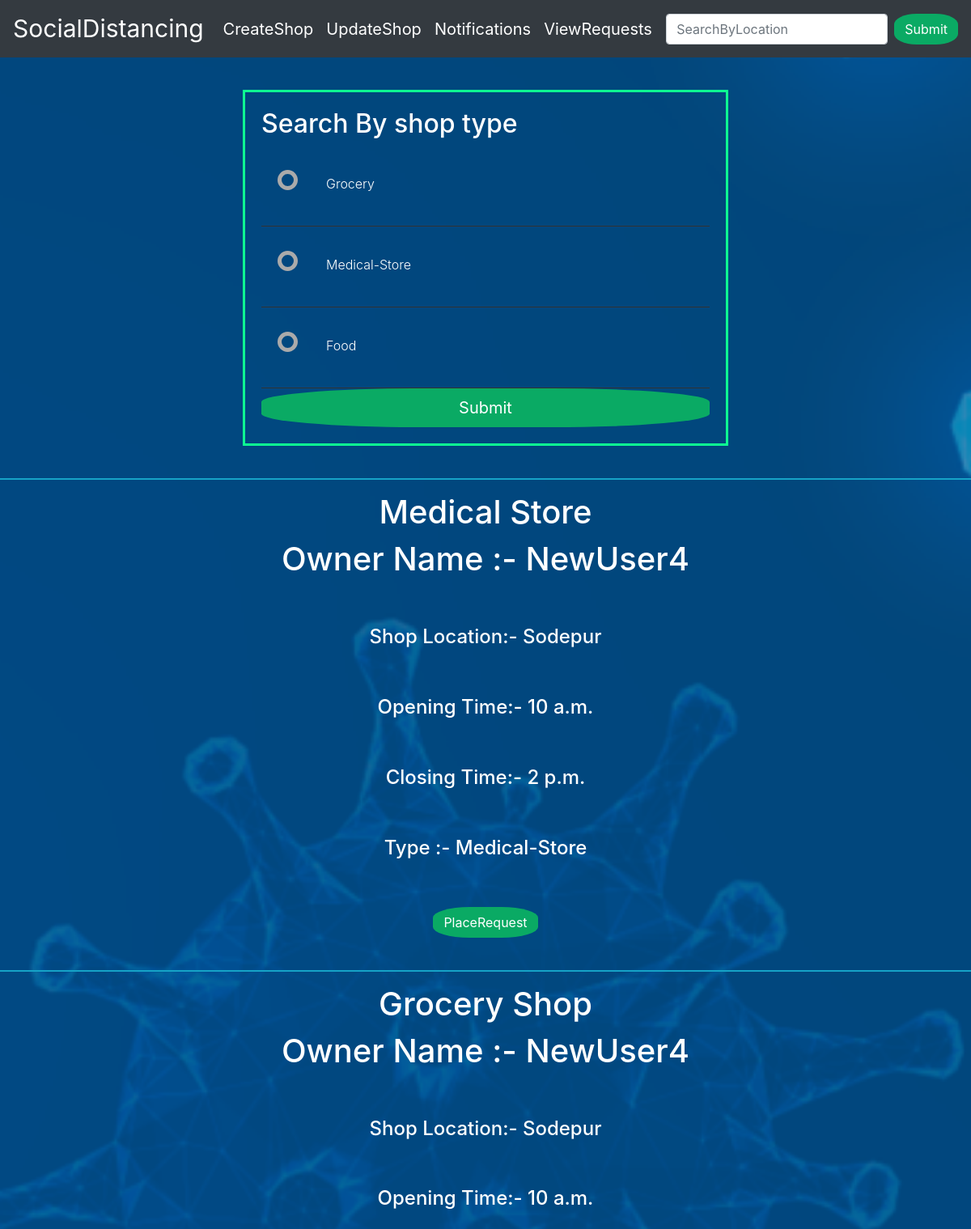
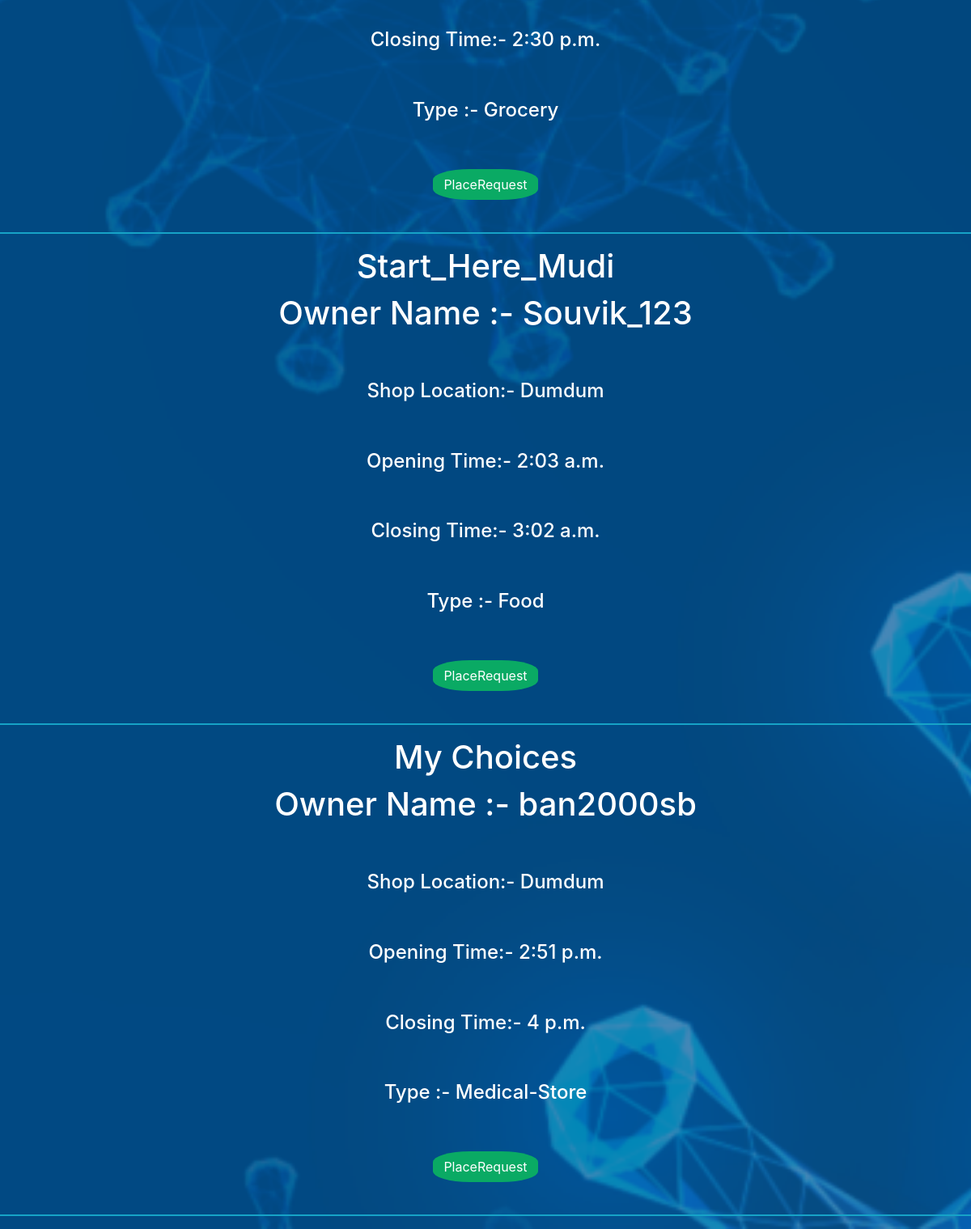
/socialdistancing/, run on the app's committed database (2 pictures, top to bottom).
### socialdistancing/models.py (models this page shows, shortened)
class Shop(models.Model):
    SHOP_CHOICES = [
        ('Grocery', 'Grocery'),
        ('Medical-Store','Medical-Store'),
        ('Food','Food'),
    ]
    shop_name = models.CharField(max_length = 245,unique = True,null = False)
    owner = models.ForeignKey(UserProfile,on_delete=models.CASCADE)
    opening_time = models.TimeField()
    closing_time = models.TimeField()
    location = models.CharField(max_length = 245)
    shop_type = models.CharField(max_length = 245 , choices = SHOP_CHOICES,default = 'Grocery')

### usermanagement/models.py (models this page shows, shortened)
class UserProfile(models.Model):
    user = models.OneToOneField(User,on_delete = models.CASCADE)
    user_type = models.CharField(blank = True,max_length = 254)

### socialdistancing/views.py (the view)
# urls.py: path('',allshops,name='allshops'),
def allshops(request):
    shops = Shop.objects.all()
    context = {"shops":shops}
    return render(request,'socialdistancing/home.html',context)

### socialdistancing/templates/socialdistancing/home.html (shortened to what this page needs)
{% load static %}
{% include 'socialdistancing/header.html' %}
<nav class="navbar navbar-expand-lg navbar-dark bg-dark">
    <a class="navbar-brand" style="font-size:30px;" href="#">SocialDistancing</a>
    <div class="collapse navbar-collapse" id="navbarSupportedContent">
        <ul class="navbar-nav mr-auto">
            <li class="nav-item active">
                <a class="nav-link btn-lg" href="createshop/">CreateShop</a>
            </li>
            <li class="nav-item active">
                <a class="nav-link btn-lg" href="updateshop/">UpdateShop</a>
            </li>
            <li class="nav-item active">
                <a class="nav-link btn-lg" href="notification/">Notifications</a>
            </li>
            <li class="nav-item active">
                <a class="nav-link btn-lg" href="viewrequests/">ViewRequests</a>
            </li>
        </ul>
        <form method='POST' action='searchbyLocation' class="form-inline my-2 my-lg-0">
            <input class="form-control mr-sm-2" type="text" name="search" id="" placeholder="SearchByLocation">
            <button class="btn btnx my-2 my-sm-0" type="submit">Submit</button>
        </form>
    </div>
</nav>
<form method='POST' action='searchbyType' class="fm">
    <h2>Search By shop type</h2>
    <ul>
        <li>
            <input type="radio" name="search" value=Grocery id="f-option"> <label style="font-size: 16px;"
                for="f-option">Grocery</label>
            <div class="check"></div>
        </li>
        <li>
            <input type="radio" name="search" value=Medical-Store id="s-option"><label style="font-size: 16px;"
                for="s-option">Medical-Store</label>
            <div class="check"></div>
        </li>
        <li>
            <input type="radio" name="search" value="Food" id="t-option"><label style="font-size: 16px;"
                for="t-option">Food</label>
            <div class="check"></div>
        </li>
        <input class="btn btn-lg btnx" type="submit" value="Submit">
    </ul>
</form>
<div class="container2">
    {% for shop in shops %}
    <hr>
    <h1>{{shop.shop_name}}</h1>
    <h1> Owner Name :- {{shop.owner.user.username}} </h1>
    <br> <br>
    <h4> Shop Location:- {{shop.location}} </h4>
    <br> <br>
    <h4> Opening Time:- {{shop.opening_time}} </h4>
    <br> <br>
    <h4> Closing Time:- {{shop.closing_time}} </h4>
    <br> <br>
    <h4> Type :- {{shop.shop_type}} </h4>
    <br> <br>
    <a href="placerequest/{{shop.id}}/" class="btn btnx"> PlaceRequest </a>
    <br><br>
    {% endfor %}
    <hr>
</div>
{% include 'socialdistancing/footer.html' %}

### socialdistancing/static/socialdistancing/styles.css (style rules this page uses)
body { border: 0; padding: 0; margin: 0; background: url(./../images/coback2.png) center center no-repeat fixed; background-size: cover; }
.fm { display: block; position: relative; margin: 40px auto; height: auto; width: 600px; padding: 20px; border: #0DFF92 solid; }
.fm h2 { color: #fff; }
.fm ul { list-style: none; margin: 0; padding: 0; overflow: auto; }
.fm ul li { color: #AAAAAA; display: block; position: relative; float: left; width: 100%; height: 100px; border-bottom: 1px solid #333; }
.fm ul li label { display: block; position: relative; font-weight: 300; font-size: 1.35em; padding: 25px 25px 25px 80px; margin: 10px auto; height: 30px; z-index: 9; cursor: pointer; -webkit-transition: all 0.25s linear; color:#fff; }
.fm .btnx { width:100%; }
.fm ul li .check { display: block; position: absolute; border: 5px solid #AAAAAA; border-radius: 100%; height: 25px; width: 25px; top: 30px; left: 20px; z-index: 5; transition: border .25s linear; -webkit-transition: border .25s linear; }
.btnx { background-color: rgb(10, 170, 100); color:white; border-radius: 35%; }
hr { border:1px solid rgb(22, 163, 199); }
.fm ul li .check::before { display: block; position: absolute; content: ''; border-radius: 100%; height: 15px; width: 15px; top: 5px; left: 5px; margin: auto; transition: background 0.25s linear; -webkit-transition: background 0.25s linear; }
::placeholder { color:#fff; }
.container2 { text-align: center; }
.container2 h1,h4 { color:#fff; margin-bottom: 10px; }

### data on the page
Shop: shop_name "Medical Store", owner.user.username "NewUser4", location "Sodepur", opening_time "10 a.m.", closing_time "2 p.m.", shop_type "Medical-Store"
Shop: shop_name "Grocery Shop", owner.user.username "NewUser4", location "Sodepur", opening_time "10 a.m.", closing_time "2:30 p.m.", shop_type "Grocery"
Shop: shop_name "Start_Here_Mudi", owner.user.username "Souvik_123", location "Dumdum", opening_time "2:03 a.m.", closing_time "3:02 a.m.", shop_type "Food"
Shop: shop_name "My Choices", owner.user.username "ban2000sb", location "Dumdum", opening_time "2:51 p.m.", closing_time "4 p.m.", shop_type "Medical-Store"
